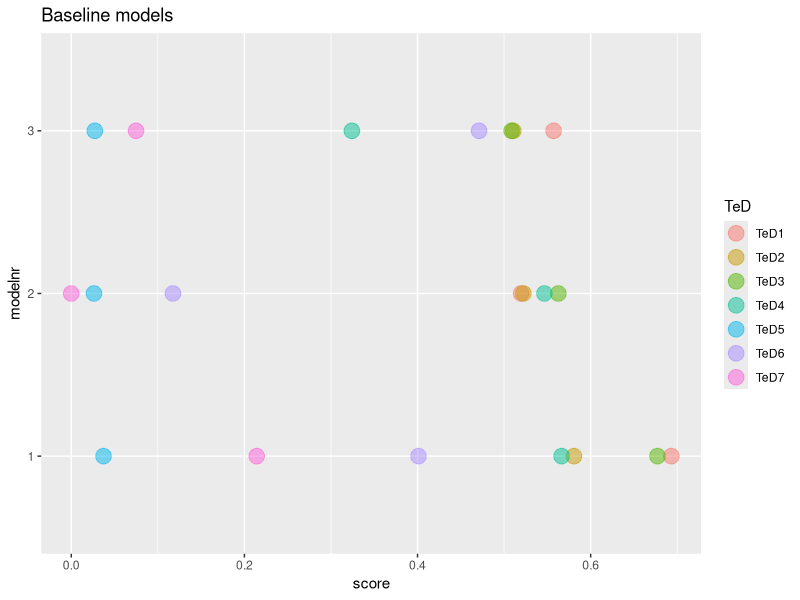
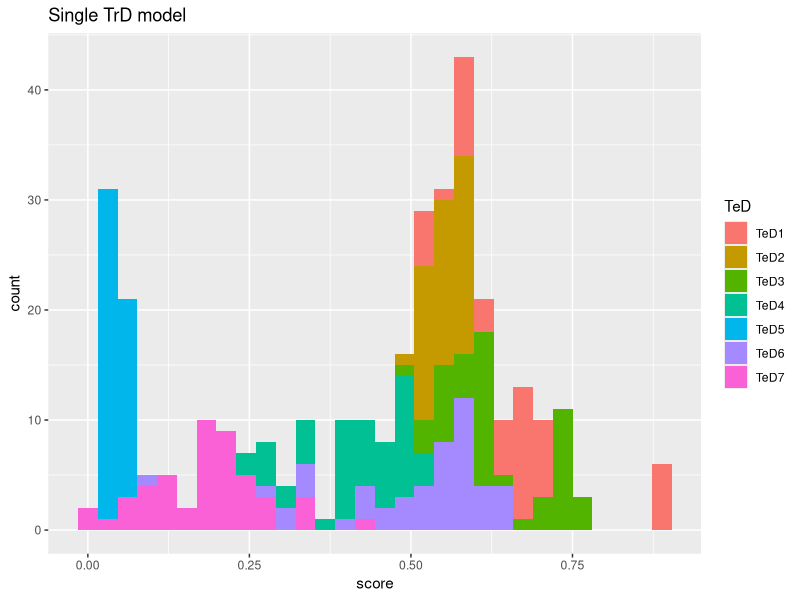
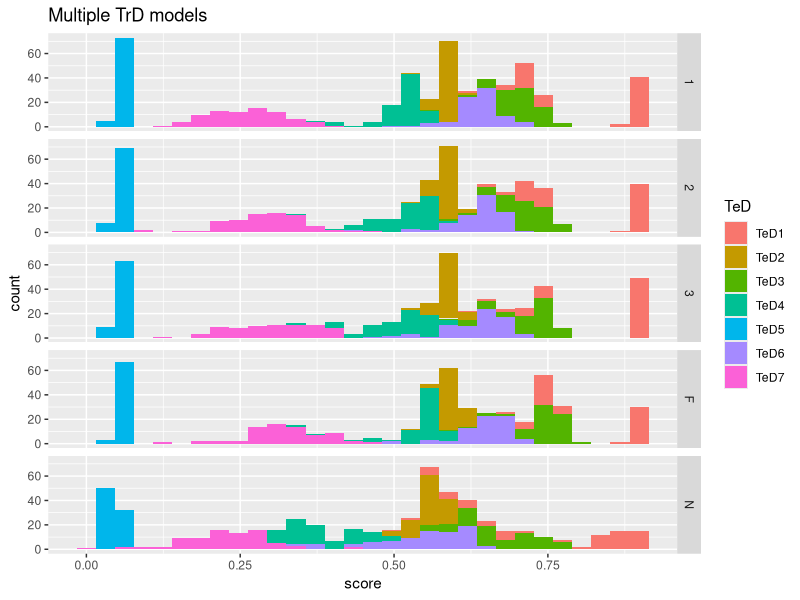
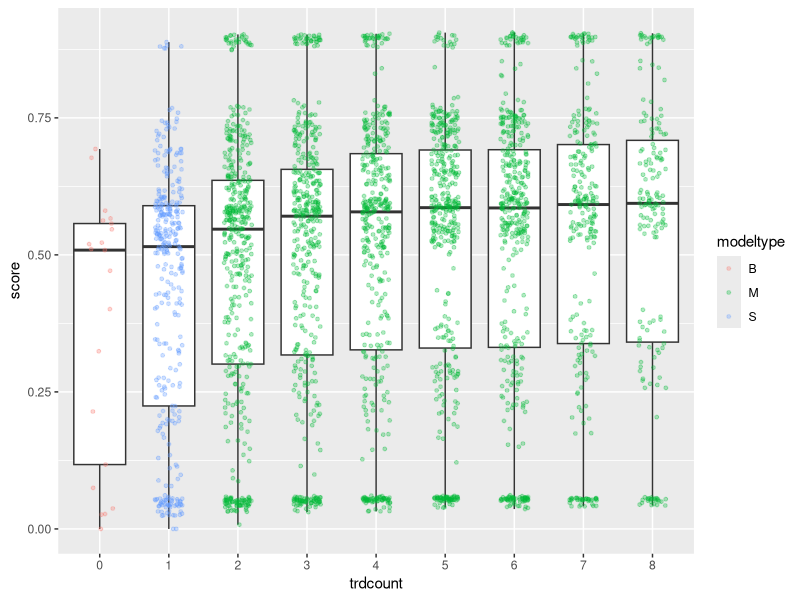

Write R code to recreate these figures, in order. (Note: this script raises an error after producing the figures.)
## ---- chunk 1
d <- read.csv("data.csv")
str(d)
## ---- chunk 2
table(d$model, d$TeD)
## ---- chunk 3
d$modeltype = factor(substring(d$model, 1, 1))
d$modelnr = factor(substring(d$model, 2))
temp = subset(d, select=c("TrD1", "TrD2", "TrD3", "TrD4", "TrD5", "TrD6", "TrD7", "TrD8"))
d$trdcount = factor(rowSums(temp, dims=1))
d$model = factor(d$model)
## ---- chunk 4
d
## ---- chunk 5
library(ggplot2)

ggplot(d[d$modeltype == "B",], aes(x=score, y=modelnr)) + geom_point(aes(col=TeD), alpha=0.5, size=5) + ggtitle("Baseline models")
## ---- chunk 6
ggplot(d[d$modeltype == "S",], aes(x=score, fill=TeD)) + geom_histogram() + ggtitle("Single TrD model")
## ---- chunk 7
ggplot(d[d$modeltype == "M",], aes(x=score, fill=TeD)) + geom_histogram() + facet_grid(modelnr ~ .) + ggtitle("Multiple TrD models")
## ---- chunk 8
ggplot(d, aes(x=trdcount, y=score)) + geom_boxplot(outlier.shape = NA) + geom_jitter(width = 0.2, alpha=0.3, size=1, aes(col=modeltype))
## ---- chunk 9
d$modeltype <-factor(d$modeltype == "B",labels=c("Transfer Learning","Baseline"))
pander(t.test(score ~ modeltype, data = d))
## ---- chunk 10
model0 <- lme(score ~ 1 , random = ~1|TeD, data = d, method="ML")
model1 <- lme(score ~ modeltype , random = ~1|TeD, data = d, method="ML")
summary(model0)
intervals(model0, 0.95)
summary(model1)
intervals(model1, 0.95)
pander(anova(model0, model1), caption = "Model comparison.")

## ---- chunk 11

